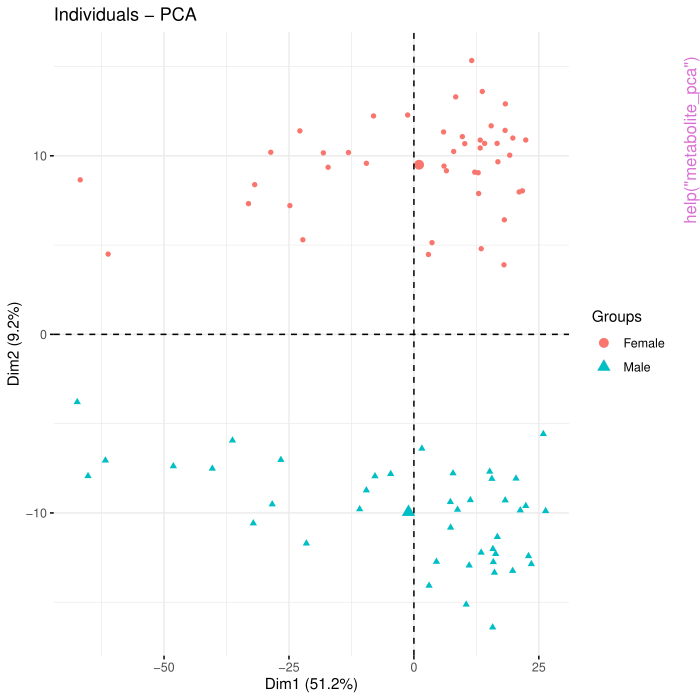

Write the R code that produced this figure.
pkgname <- "MetabolomicsPipeline"
source(file.path(R.home("share"), "R", "examples-header.R"))
options(warn = 1)
library('MetabolomicsPipeline')

base::assign(".oldSearch", base::search(), pos = 'CheckExEnv')
base::assign(".old_wd", base::getwd(), pos = 'CheckExEnv')
cleanEx()
nameEx("metabolite_heatmap")
### * metabolite_heatmap

flush(stderr()); flush(stdout())

### Name: metabolite_heatmap
### Title: Create metabolite heatmap
### Aliases: metabolite_heatmap

### ** Examples

# load data
dat = MetabolomicsPipeline::demoDat

# Heatmap with one group
treat_heatmap <- metabolite_heatmap(dat,top_mets = 50,
                                   group_vars = "GROUP_NAME",
                                   strat_var = NULL,
                                   caption = "Heatmap Arranged By Group",
                                   Assay = "normalized",
                                   GROUP_NAME)






cleanEx()
nameEx("metabolite_pairwise")
### * metabolite_pairwise

flush(stderr()); flush(stdout())

### Name: metabolite_pairwise
### Title: Metabolite Pairwise Comparisons.
### Aliases: metabolite_pairwise

### ** Examples

# Load data
dat = MetabolomicsPipeline::demoDat

# Run pairwise analysis
strat_pairwise = metabolite_pairwise(dat,form = "GROUP_NAME*TIME1",strat_var = "Gender")





cleanEx()
nameEx("metabolite_pca")
### * metabolite_pca

flush(stderr()); flush(stdout())

### Name: metabolite_pca
### Title: Metabolite PCA
### Aliases: metabolite_pca

### ** Examples


# load data
dat = MetabolomicsPipeline::demoDat

# Define PCA label from metadata
 meta_var = "Gender"

# Run PCA
pca <- metabolite_pca( dat,
                      meta_var = meta_var)


# Show PCA
pca





cleanEx()
nameEx("subpathway_analysis")
### * subpathway_analysis

flush(stderr()); flush(stdout())

### Name: subpathway_analysis
### Title: Subpathway Analysis
### Aliases: subpathway_analysis

### ** Examples


# Load data
dat = MetabolomicsPipeline::demoDat

# Run subpathway analysis
stratified = subpathway_analysis(dat,
  treat_var = "GROUP_NAME",
  block_var = "TIME1",
  strat_var = NULL,
  Assay = "normalized")
  
################################################################################
### Results Plots ##############################################################
################################################################################

# significant subpathways by model type
subpath_by_model(stratified)

# Percentage of signficant subpathways within superpathways
subpath_within_superpath(stratified)





cleanEx()
nameEx("subpathway_boxplots")
### * subpathway_boxplots

flush(stderr()); flush(stdout())

### Name: subpathway_boxplots
### Title: Subpathway Boxplots
### Aliases: subpathway_boxplots

### ** Examples

# load data
dat = MetabolomicsPipeline::demoDat

################################################################################
### BoxPlots ###################################################################
################################################################################

subpathway_boxplots(dat, subpathway = "Lactoyl Amino Acid", block_var = TIME1,
                   treat_var = GROUP_NAME, Assay = "normalized",Gender =="Female")


################################################################################
## Line plots ##################################################################
################################################################################

# Set up data
dat$TIME1 <- as.numeric(factor(dat$TIME1,
                              levels = c("PreSymp","Onset","End")))
# Create line plots 
subpathway_lineplots(dat, subpathway = "Lactoyl Amino Acid",
                    block_var = TIME1,treat_var = GROUP_NAME, Assay = "normalized",Gender=="Female" ) 






cleanEx()
nameEx("subpathway_lineplots")
### * subpathway_lineplots

flush(stderr()); flush(stdout())

### Name: subpathway_lineplots
### Title: Subpathway Lineplots
### Aliases: subpathway_lineplots

### ** Examples

#' # load data
dat = MetabolomicsPipeline::demoDat

################################################################################
### BoxPlots ###################################################################
################################################################################

subpathway_boxplots(dat, subpathway = "Lactoyl Amino Acid", block_var = TIME1,
                   treat_var = GROUP_NAME, Assay = "normalized",Gender =="Female")


################################################################################
## Line plots ##################################################################
################################################################################

# Set up data
dat$TIME1 <- as.numeric(factor(dat$TIME1,
                              levels = c("PreSymp","Onset","End")))
# Create line plots 
subpathway_lineplots(dat, subpathway = "Lactoyl Amino Acid",
                    block_var = TIME1,treat_var = GROUP_NAME, Assay = "normalized",Gender=="Female" )







### * <FOOTER>
###
cleanEx()
options(digits = 7L)
base::cat("Time elapsed: ", proc.time() - base::get("ptime", pos = 'CheckExEnv'),"\n")
grDevices::dev.off()
###
### Local variables: ***
### mode: outline-minor ***
### outline-regexp: "\\(> \\)?### [*]+" ***
### End: ***
quit('no')
